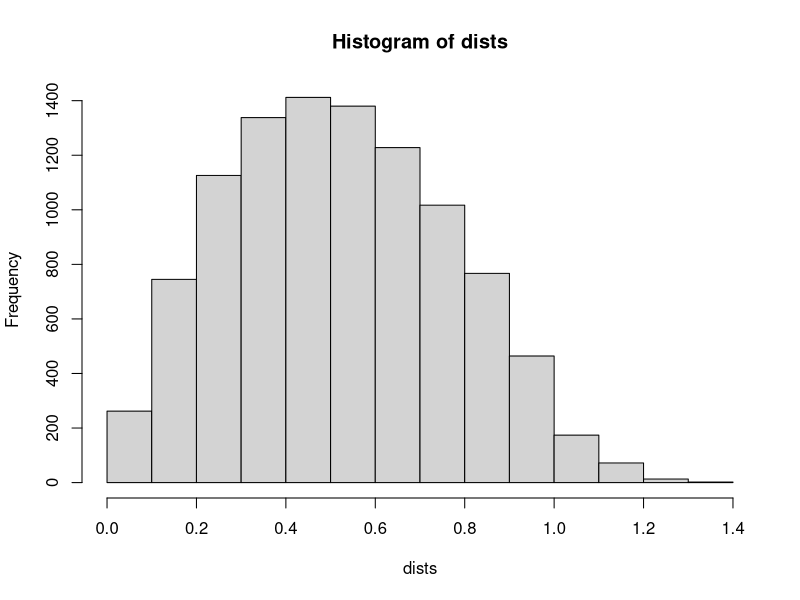

The R source for this figure:
dists<-c()
for (i in 1:10000) {
	P1<-runif(2)
	P2<-runif(2)
	dist<-sqrt(sum((P1-P2)^2))
	dists<-c(dists, dist)
}
mean.dist<-mean(dists)
sd.dist<-sd(dists)
cat(mean.dist,sd.dist,"\n")
hist(dists)
